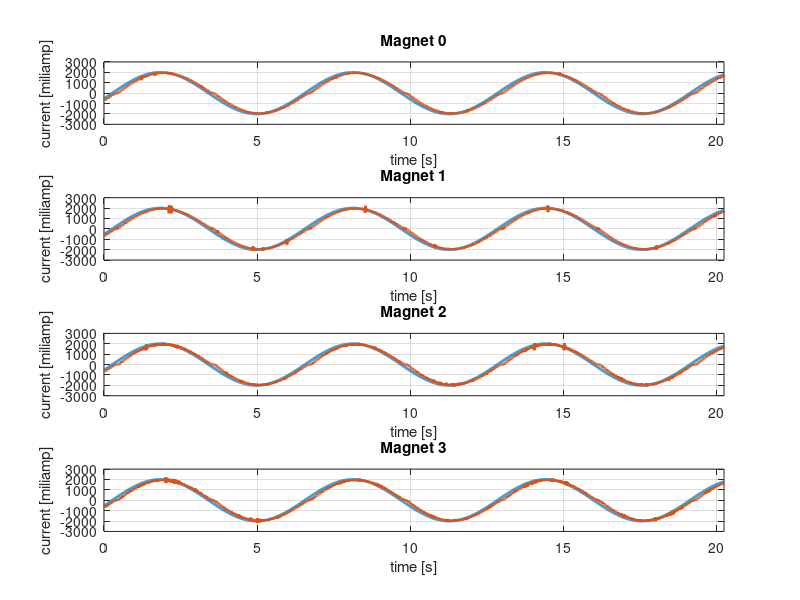

Write MATLAB code to recreate this figure.
clc
clear
close all

is_angle = false;
data = csvread("current_tracking.csv");
period = 10; % ms

spa = data(:,1);
ia = data(:,2);
spb = data(:,3);
ib = data(:,4);
spc = data(:,5);
ic = data(:,6);
spd = data(:,7);
id = data(:,8);

n = length(ia);
t = (0:n-1)/(1000/period);
t = t';

figure;
subplot(4,1,1);
plot(t, spa, "LineWidth", 2); hold on;
plot(t, ia, "LineWidth", 2); grid on; xlim([min(t) max(t)]);
ylabel("current [miliamp]"); xlabel("time [s]");
title("Magnet 0");
subplot(4,1,2);
plot(t, spb, "LineWidth", 2); hold on;
plot(t, ib, "LineWidth", 2); grid on; xlim([min(t) max(t)]);
ylabel("current [miliamp]"); xlabel("time [s]");
title("Magnet 1");
subplot(4,1,3);
plot(t, spc, "LineWidth", 2); hold on;
plot(t, ic, "LineWidth", 2); grid on; xlim([min(t) max(t)]);
ylabel("current [miliamp]"); xlabel("time [s]");
title("Magnet 2");
subplot(4,1,4);
plot(t, spd, "LineWidth", 2); hold on;
plot(t, id, "LineWidth", 2); grid on; xlim([min(t) max(t)]);
ylabel("current [miliamp]"); xlabel("time [s]");
title("Magnet 3");

